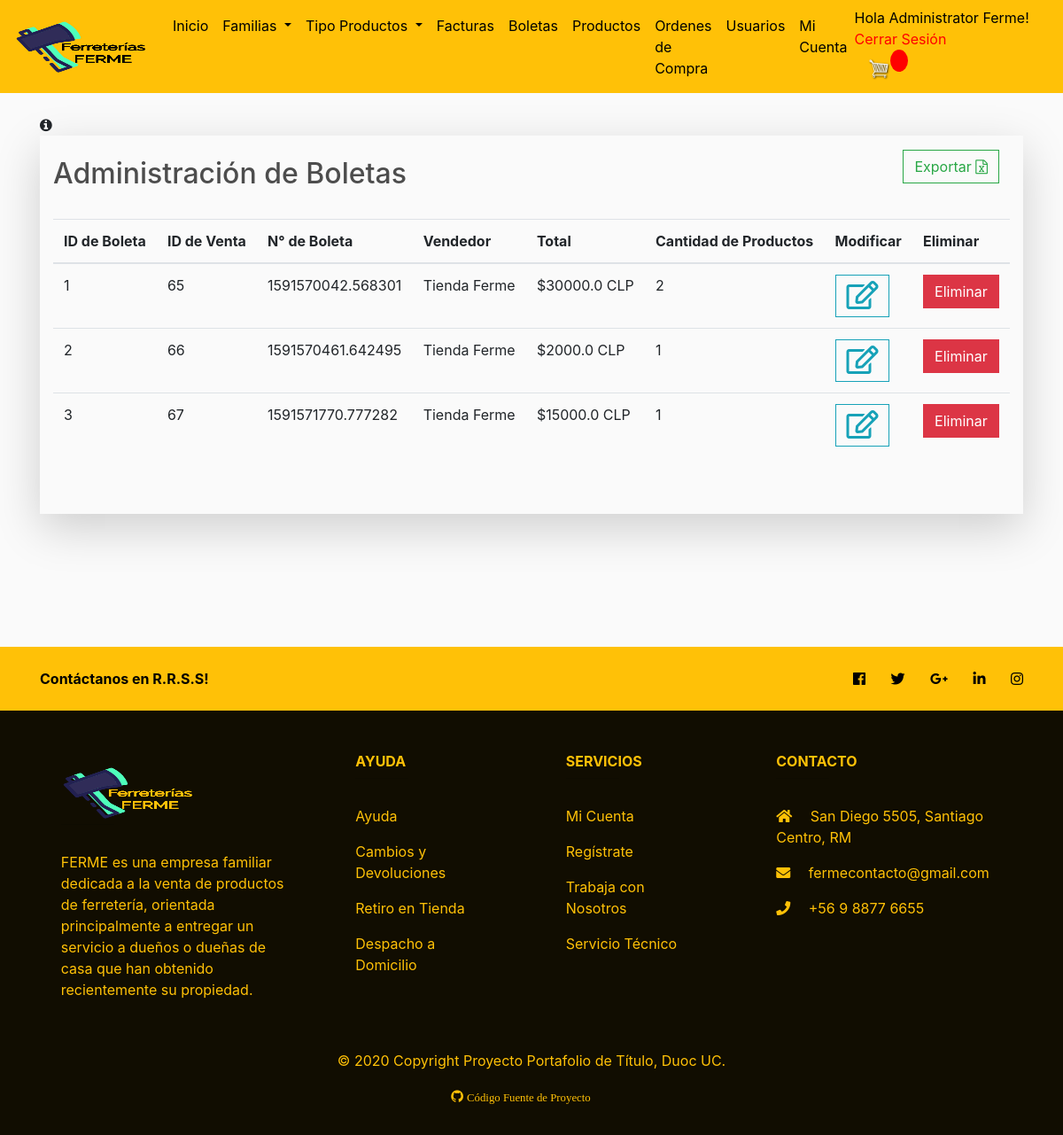
Page /adm-boleta (signed in) on the earlier database version.
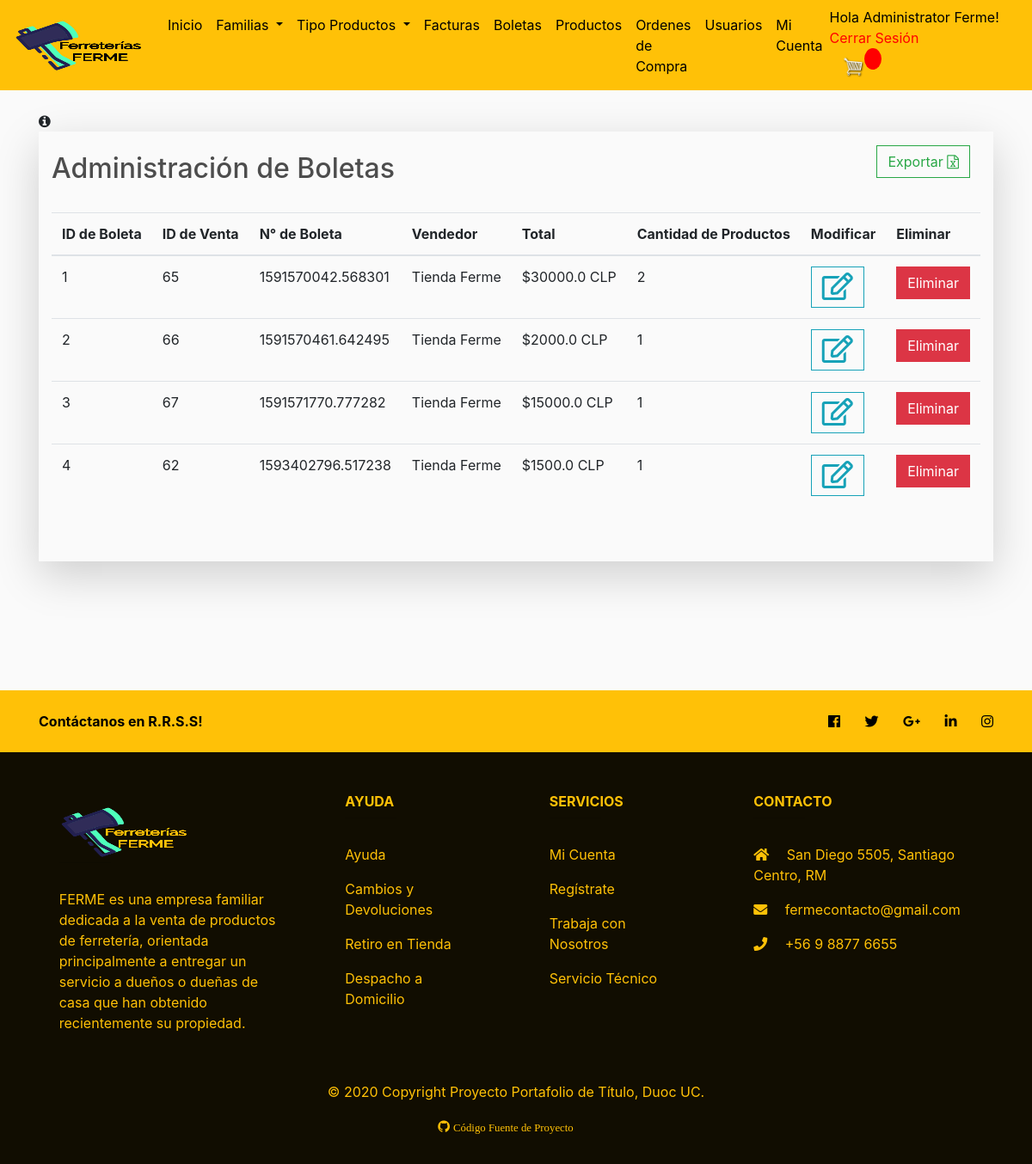
Same page on the later database version.
### store/models.py (models this page shows, shortened)
class Boleta(models.Model):
    order = models.ForeignKey(Order, on_delete=models.SET_NULL, null=True)
    n_boleta = models.CharField(max_length=200, null=False)
    vendedor = models.CharField(default="Tienda Ferme", max_length=200, null=False)
    total = models.CharField(max_length=200, null=False)

class Order(models.Model):
    usuario = models.ForeignKey(Profile, on_delete=models.SET_NULL, null=True, blank=True)
    date_ordered = models.DateTimeField(auto_now_add=True)
    complete = models.BooleanField(default=False, null=True, blank=False)
    transaction_id = models.CharField(max_length=100, null=True)
    @property
    def get_cart_items(self):
        orderitems = self.orderitems_set.all()
        total = sum([item.quantity for item in orderitems])
        return total

class OrderItems(models.Model):
    product = models.ForeignKey(Producto, on_delete=models.SET_NULL, null=True)
    order = models.ForeignKey(Order, on_delete=models.SET_NULL, null=True)
    quantity = models.IntegerField(default=0, null=True, blank=True)
    date_added = models.DateTimeField(auto_now=True)

### store/views.py (the view)
# urls.py: path("adm-boleta",views.adm_boletas, name='adm-boleta'),
@login_required
def adm_boletas(request):
    bills = Boleta.objects.all()
    context={
        'bills': bills,
    }
    return render(request, 'store/adm-boleta.html', context)

### store/models.py (called while the page is built)
    @property
    def is_admin(self):
        admin = False
        tipo = self.profile.tipo
        if (tipo == 'Administrator'):
            admin = True
        else:
            admin = False
        return admin

### store/templates/store/adm-boleta.html (shortened to what this page needs)
{% extends 'store/main.html'%}
{% load static %}
{% block content %}
<a data-toggle="modal" data-target="#exampleModalInfo"><i class="fa fa-info-circle" aria-hidden="true"></i></a>
<div class="pb-5 pt-3 container shadow-lg">
    <a class="btn btn-outline-success" href="{% url 'exportar_boletas'%}" style='float: right; margin-right: 1vw;'>
        Exportar <i class="fa fa-file-excel-o"></i></a>
    <h2 class="pt-2 pb-4">Administración de Boletas</h2>
    <table class="table ">
        <thead>
            <tr>
            	<th scope="col">ID de Boleta</th>
                <th scope="col">ID de Venta</th>
                <th scope="col">N° de Boleta</th>
                <th scope="col">Vendedor</th>
                <th scope="col">Total</th>
                <th scope="col">Cantidad de Productos</th>
                <th scope="col">Modificar</th>
                <th scope="col">Eliminar</th>
            </tr>
        </thead>
        <tbody>
            {% for b in bills %}
            <tr>
            	<td scope="row">{{b.id}}</td>
                <td scope="row">{{b.order.id}}</td>
                <td scope="row">{{b.order.transaction_id}}</td>
                <td scope="row">{{b.vendedor}}</td>
                <td scope="row">${{b.total}} CLP</td>
                <td scope="row">{{b.order.get_cart_items}}</td>
                <td scope="row">
                  <a class="btn btn-outline-info" href="{% url 'edit_bill' pk=b.id %}">
                      <i class="far fa-edit fa-2x"></i></a>
                </td>
                <td scope="row"><a class="btn btn-large btn-danger" data-toggle="confirmation" data-title="¿Seguro quiere eliminar esta boleta?" href="{% url 'delete_bill' pk=b.id %}">Eliminar</a>
                </td>
            </tr>
            {% endfor %}
        </tbody>
    </table>
</div>
{% endblock %}

Differences in the rows shown:
added Boleta: id "4", order.id "62", order.transaction_id "1593402796.517238", vendedor "Tienda Ferme", total "1500.0", order.get_cart_items "1"
